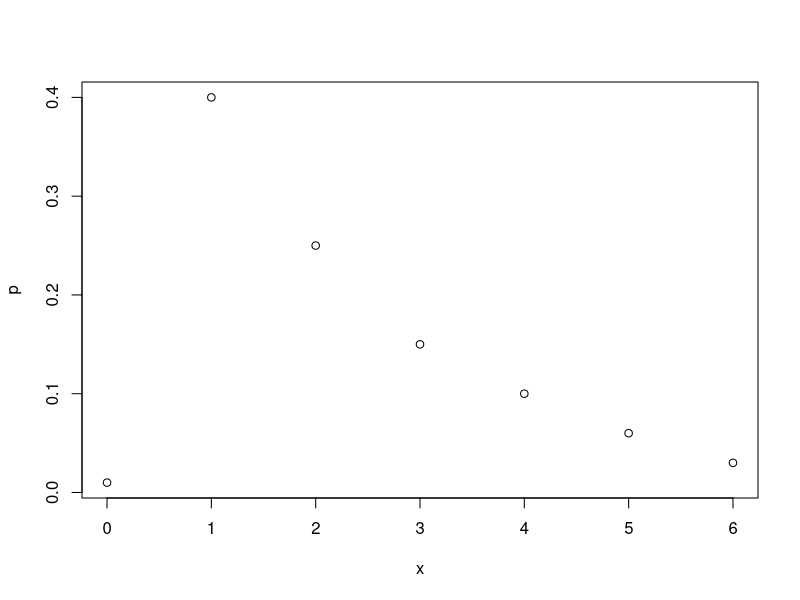
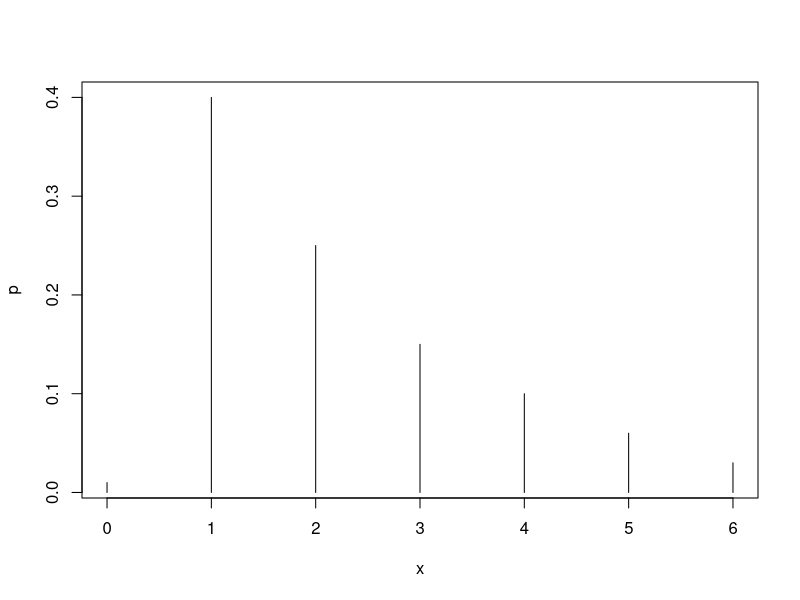
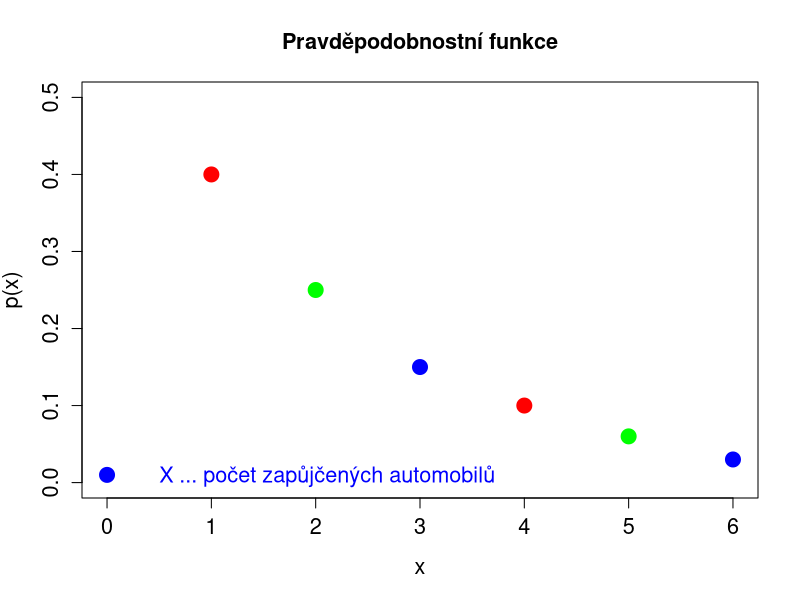
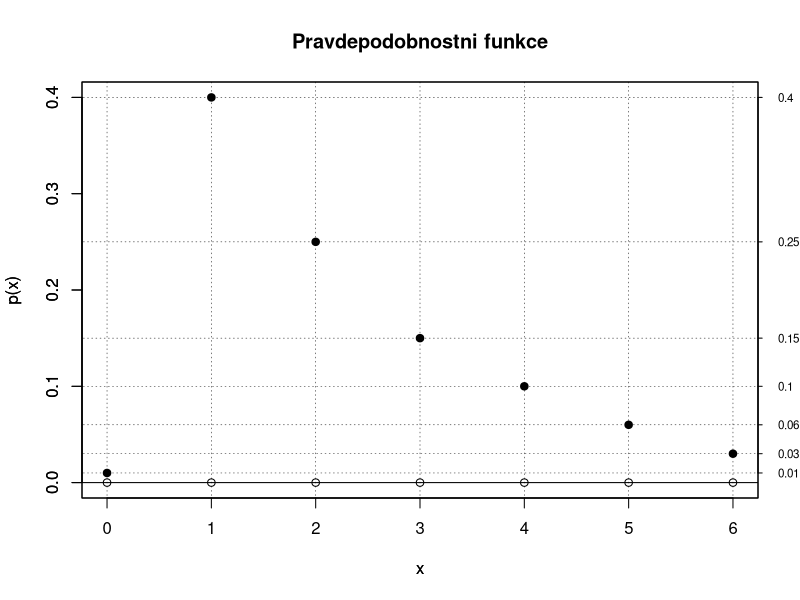
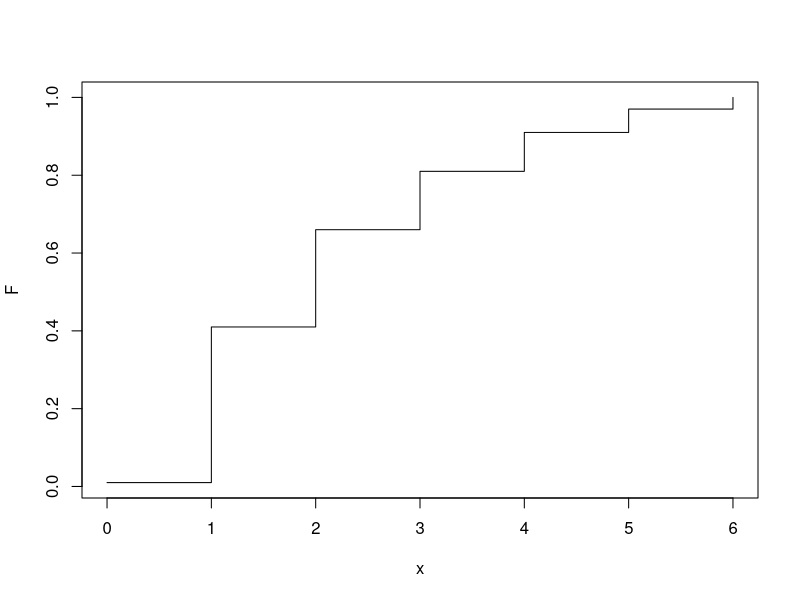
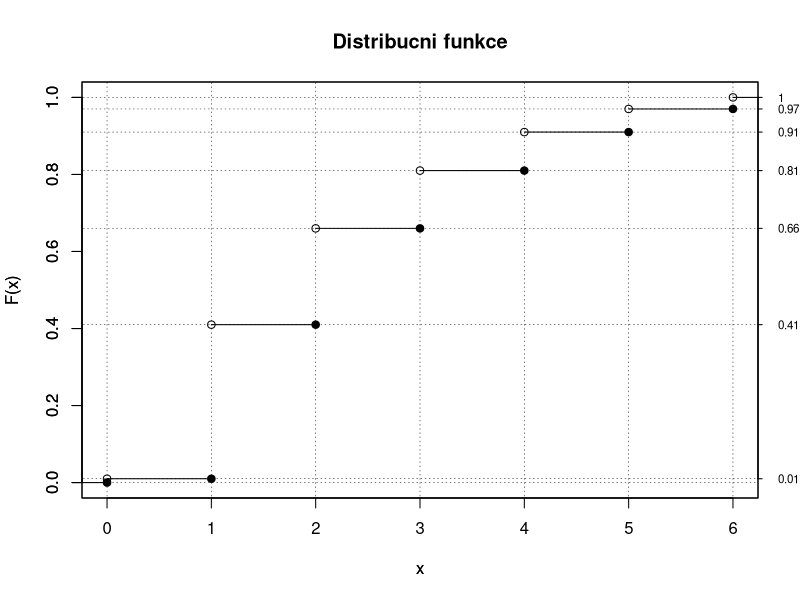
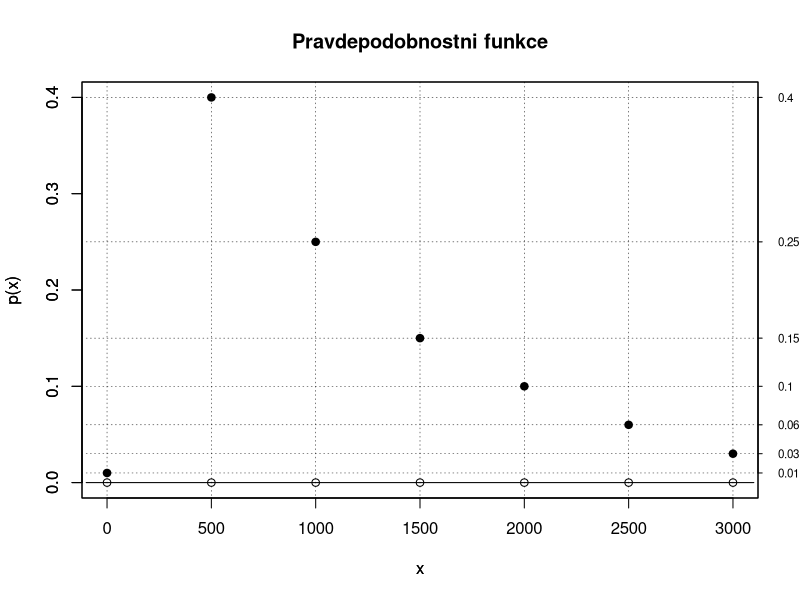
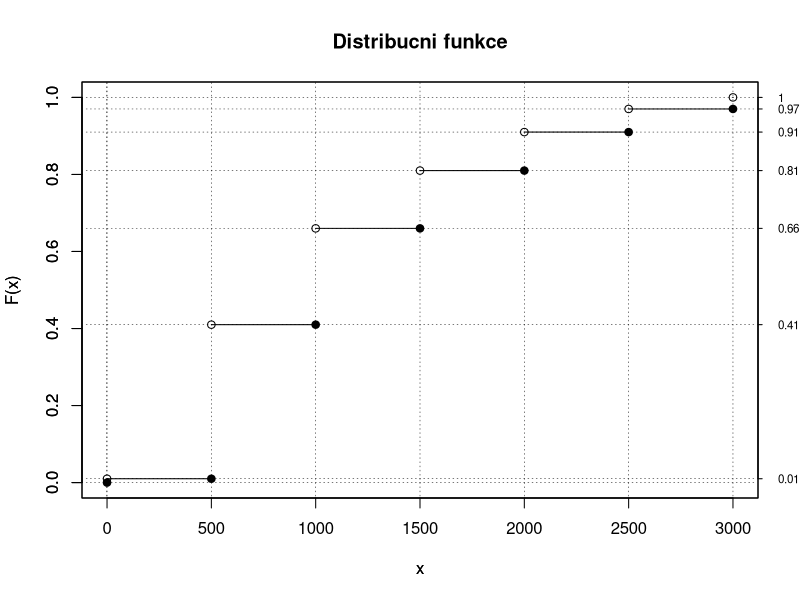

These charts were generated, in order, by the following R code:
# ......................................................................................
# ........................Cvičení 3 - Diskrétní náhodná veličina........................
# ..................Martina Litschmannová, Adéla Vrtková, Michal Béreš..................
# ......................................................................................

# Nezobrazuje-li se vám text korektně, nastavte File \ Reopen with Encoding... na UTF-8
# Pro zobrazení obsahu skriptu použijte CTRL+SHIFT+O
# Pro spouštění příkazů v jednotlivých řádcích použijte CTRL+ENTER

#  Příklady ####
# * Příklad 1. ####
# Majitel servisního střediska nabídl prodejně automobilů, která si zřídila autopůjčovnu
# své
# služby. Za každý automobil zapůjčený jeho prostřednictvím obdrží od autopůjčovny 500,-
# Kč.
# Zároveň se však zavázal, že každý den investuje do údržby zapůjčených automobilů 800,-
# Kč.
# Počet automobilů zapůjčených prostřednictvím servisního střediska za 1 den je popsán
# následující pravděpodobnostní funkcí:
# Obrázek viz sbírka úloh.
# ** 1. a) ####
# Hodnota pravděpodobnostní funkce pro 5 automobilů byla špatně čitelná. Určete ji:


x = c(0,1,2,3,4,5,6)
p = c(0.01,0.40,0.25,0.15,0.10,0,0.03)
1 - sum(p) # počítačová aritmetika zde může zlobit
round(1 - sum(p), digits=2) # zaokrouhlíme na setiny
p[6] = round(1 - sum(p), digits=2) # zápis pro x=5 je 6-tá pozice
p

plot(x, p)

plot(x, p, type="h")

# Začínáme s grafikou -> graf dále upravujeme - používáme další parametry
plot(x, p, 
     ylim=c(0,0.5),                    # parametr pro rozsah osy y
     ylab="p(x)",                      # parametr pro popis osy y
     main="Pravděpodobnostní funkce",  # parametr pro název grafu
     type="p",                         # určuje o jaký typ grafu se jedná (p -> points, bodový)
     pch=19,                           # parametr pro vzhled zobrazovaných bodů
     col=c("blue","red","green"),      # barvy
     cex=2,                            # parametr pro upravení velikosti celého grafu (ve smyslu zvětší 2x)
     cex.lab=1.3,                      # parametr zvlášť pro velikost názvů os
     cex.axis=1.3,                     # parametr zvlášť pro velikost hodnot na osách
     cex.main=1.3)                     # parametr pro velikost názvu grafu

text(0.5,0.0,"X ... počet zapůjčených automobilů", cex=1.3, col="blue", adj=c(0,0))

# Pravděpodobnostní funkce
pravd.f = function(x,p){
    plot(x, p, # plná kolečka - v skutečných hodnotách
        ylab='p(x)',xaxt='n',pch=19,ylim=c(0,max(p)),main="Pravdepodobnostni funkce") 
    lines(c(min(x)-100,max(x)+100),c(0, 0))
    for(i in 1:length(x)){
        lines(c(min(x)-100,max(x)+100), c(p[i],p[i]),
              type = 'l', lty = 3, lwd=0.5) # horizontální grid
        lines(c(x[i],x[i]), c(-0.1,1.1), 
              type = 'l', lty = 3, lwd=0.5) # vertikální grid
    }
    par(new=TRUE) # že chceme kreslit do jednoho grafu
    plot(x, p*0, # prázdná kolečka - tam kde je definovaná nenulová hodnota
        ylab='p(x)', xaxt='n', ylim=c(0,max(p)))
    axis(1, at=x,labels=x) # nastavení hodnot na X
    axis(4, at=p,labels=p, las=2, cex.axis=0.7, tck=-.01) # a Y
}

pravd.f(x, p)

#  Poznámky k úvodu do grafiky 
#  základem jsou tzv. high-level funkce, které vytvoří graf (tj. otevřou grafické okno a
# vykreslí dle zadaných parametrů)
#  na ně navazují tzv. low-level funkce, které něco do aktviního grafického okna
# přidají, samy o sobě neotevřou nové
#  výše použitá funkce "text" je low-level funkce - přidá text do stávajícího aktivního
# grafického okna
#  další low-level funkce - např. abline, points, lines, legend, title, axis ... které
# přidají přímku, body, legendu...
#  tzn. před použitím "low-level" funkce je potřeba, volat "high-level" funkci (např.
# plot, boxplot, hist, barplot, pie,...)
# 
#  další grafické parametry naleznete v nápovědě
#  nebo např. zde http://www.statmethods.net/advgraphs/parameters.html
#  nebo zde https://flowingdata.com/2015/03/17/r-cheat-sheet-for-graphical-parameters/
#  nebo http://bcb.dfci.harvard.edu/~aedin/courses/BiocDec2011/2.Plotting.pdf


# ** 1. b) ####
# Určete a zakreslete distribuční funkci náhodné veličiny X, která je definována jako
# počet
# zapůjčených automobilů.


p
F = cumsum(p)
F

plot(x, F, type="s") # zjednodušený graf distribuční funkce

# Funkce pro výpočet a vykreslení distribuční funkce
dist.f = function(x,p){
    F = cumsum(p)
    F_ext = c(0, F) # natáhneme F o 0 na začátku
    x_ext = c(x[1]-1, x, x[length(x)]+1) # a x z obou stran
       
    plot(x, F, ylab="F(x)", xaxt='n', ylim=c(0,1), # prazdná kolečka
         type='p', main="Distribucni funkce") 
    par(new=TRUE) # že chceme kreslit do jednoho grafu
    plot(x, F_ext[1:(length(F_ext)-1)], # plná kolečka
         ylab="F(x)", xaxt='n', ylim=c(0,1), type='p', pch=19) 
    
    for(i in 1:(length(x_ext)-1)){
        lines(c(min(x)-100,max(x)+100), c(F_ext[i],F_ext[i]),
              type = 'l', lty = 3, lwd=0.5) # horizontální grid
        lines(c(x_ext[i],x_ext[i]), c(-0.1,1.1), 
              type = 'l', lty = 3, lwd=0.5) # vertikální grid
        lines(x_ext[i:(i+1)], c(F_ext[i],F_ext[i])) # graf - čáry
    }
    axis(1, at=x,labels=x) # nastavení hodnot na X
    axis(4, at=F,labels=F, las=2, cex.axis=0.7, tck=-.01) # a Y
    return(F)
}

dist.f(x,p)

# ** 1. c)  ####
# Určete střední hodnotu, rozptyl, směrodatnou odchylku a modus počtu zapůjčených
# automobilů během jednoho dne.


# Střední hodnota
x*p
EX = sum(x*p)
EX

# Rozptyl
EX2 = sum(x*x*p)  # druhý obecný moment
DX = EX2 - EX^2
DX

# Směrodatná odchylka
sigma.X = sqrt(DX)
sigma.X

# Funkce pro výpočet základních číselných charakteristik
souhrn=function(x,p){
  EX = sum(x*p)
  EX2 = sum(x*x*p)  
  DX = EX2-EX^2
  sigma.X = sqrt(DX)
  # zápis výsledků do tabulky
  tab = rbind(EX, DX, sigma.X)
  tab.popis = c("str. hodnota","rozptyl","smer. odchylka")
  rownames(tab) = tab.popis
  return(tab)
}

souhrn(x, p)

# ** 1. d) ####
# Určete pravděpodobnostní funkci a distribuční funkci náhodné veličiny Y, která je
# definována jako denní příjem majitele servisu.


y = 500*x
y

pravd.f(y, p)

# Distribuční funkce
dist.f(y,p)

# ** 1. e)  ####
# Určete střední hodnotu, směrodatnou odchylku a modus příjmu majitele servisu ze
# zapůjčených automobilů během jednoho dne.


souhrn(y,p)

# ** 1. f)  ####
# Určete pravděpodobnost, že příjem majitele servisu (náhodná veličina Y) z půjčování
# automobilů převýší jeho výdaje.


# zisk
z=500*x-800
z

# příjem převýší výdaje, když je zisk kladný
z > 0

p
sum(p[z>0])

# ** 1. g)  ####
# Určete střední hodnotu, směrodatnou odchylku a modus náhodné veličiny Z, která je
# definována jako zisk majitele servisu ze zapůjčených automobilů během jednoho dne.


souhrn(z, p)

# * Příklad č. 2 ####
# Pro distribuční funkci náhodné veličiny X platí:
# 
# $F(x)=\begin{cases}
# 0   &      x \leq -1 \\
# 0.3 & -1 < x \leq  0 \\
# 0.7 &  0 < x \leq  1 \\
# 1   & -1 < x
# \end{cases}$
# 
# ** 2. a)  ####
# Určete pravděpodobnostní funkci náhodné veličiny X, její střední hodnotu a směrodatnou
# odchylku.


F = c(0, 0.3, 0.7, 1)
F
x = c(-1,0,1)
x

diff(F)

p = diff(F)
x
p

pravd.f(x,p)

dist.f(x,p)

souhrn(x,p)

# ** 2. b)  ####
# Náhodná veličina Y = 1 − 3X, určete P(y), F(y), E(Y), D(Y).


y = 1 - 3*x
pravd.f(y,p)

dist.f(y,p)   # Nesmyslný výstup - čím je to způsobeno?
y
p

y
sort(y)
idx_sorted = order(y) # funkce order vrátí indexy setřízeného pořadí
idx_sorted
y = y[idx_sorted]
p_y = p[idx_sorted]
p_y

dist.f(y,p_y)

souhrn(y, p_y)

# ** 2. c)  ####
# Náhodná veličina W = $3X^2$, určete P(w), F(w), E(W), D(W).


w = 3*x*x
w

pravd.f(w,p)
dist.f(w,p)

w
w_uniq = unique(w)
w_uniq
w_sorted = sort(w_uniq)
w_sorted

p_w = w_sorted*0 # inicializace pole o stejné velikosti
for(i in 1:length(w_sorted)){
    p_w[i] = sum(p[w == w_sorted[i]])
}
p_w

pravd.f(w_sorted,p_w)
dist.f(w_sorted,p_w)
souhrn(w_sorted,p_w)

# * Příklad 3. ####
# V dílně jsou dva stroje pracující nezávisle na sobě. Pravděpodobnost poruchy prvního
# stroje
# je 0,2, pravděpodobnost poruchy druhého stroje je 0,3. Náhodná veličina X je
# definována jako
# počet současně porouchaných strojů. Určete:
# ** 3. a)  ####
# pravděpodobnostní funkci náhodné veličiny X,


x = c(0, 1, 2)
x
p1 = 0.2
p2 = 0.3

p = x*0
# spočteme jednotlivé pravděpodobnosti počtu porouchaných strojů
p[1] = (1 - p1)*(1 - p2) # 0 porouchaných tedy oba v provozu
p[3] = p1*p2 # 2 tedy porouchané oba
p
1 - sum(p)
p[2] = (1 - p1)*p2 + p1*(1 - p2) # právě jeden - buď první nebo druhý
p

sum(p)

pravd.f(x,p)

# ** 3. b) ####
# distribuční funkci náhodné veličiny X,


dist.f(x,p)

# ** 3. c) ####
# střední hodnotu a rozptyl náhodné veličiny X.


souhrn(x,p)



